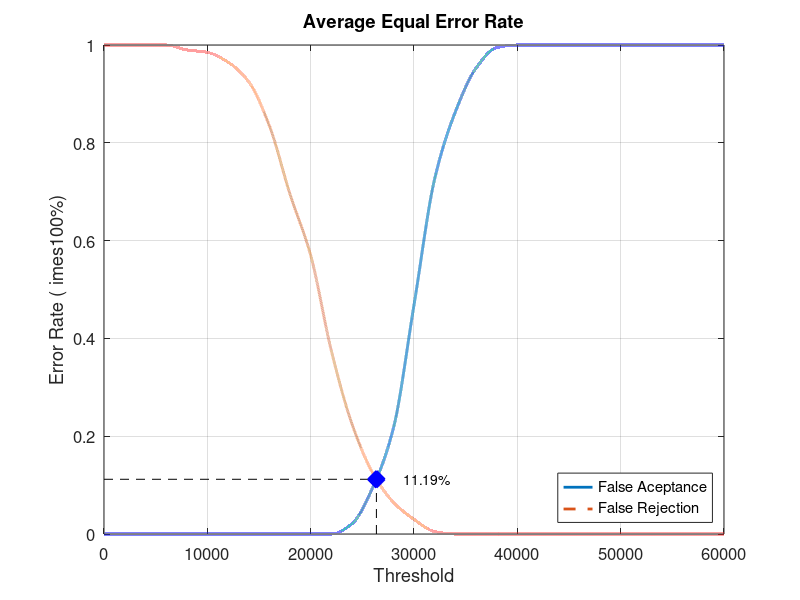
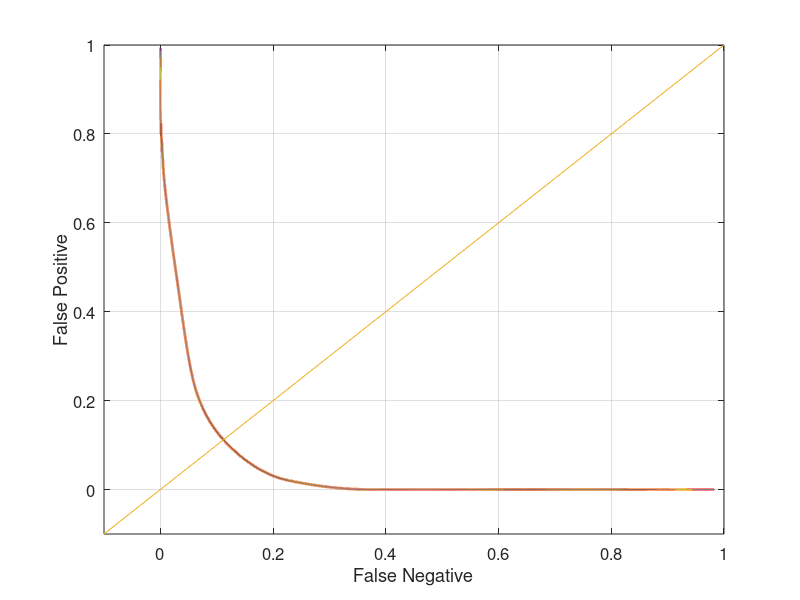

Recreate these plots in MATLAB, in order.
close all;
clear;
clc;
x = 0:2000:60000;
xq = 0:0.5:60000;

y0 = [0 0 0 0 0 0 0 0 0 0 0 0 0.0210526 0.0947368 0.215789 0.468421 0.726316 0.863158 0.952632 0.994737 1 1 1 1 1 1 1 1 1 1 1]
yy0 = interp1(x, y0, xq, 'pchip');
y1 = [1 1 1 1 0.99 0.985 0.965 0.925 0.835 0.695 0.57 0.375 0.225 0.125 0.065 0.03 0.005 0 0 0 0 0 0 0 0 0 0 0 0 0 0]
yy1 = interp1(x, y1, xq, 'pchip');

% Calculating EER: 
y2 = abs(y0 - y1);
find(y2 == min(y2))
yy2 = abs(yy0 - yy1);
xEER = find(yy2 == min(yy2));
xEERIndex = xq(xEER) % X-axis EER
yEER = yy0(xEER) % Y-axis EER

main = figure
plot(xq, yy0,'-','LineWidth', 2);	hold on
plot(xq, yy1,'--','LineWidth', 2);	hold on
plot([xEERIndex xEERIndex], [0 yEER], 'k--');	hold on
plot([0 xEERIndex], [yEER yEER], 'k--');	hold on
plot(xEERIndex, yEER, 'bx', 'LineWidth', 10);	hold on
text(xEERIndex + 10 * xEERIndex / 100, yEER, [num2str(round((10000 * yEER)) / 100) '%'])
legend('False Aceptance', 'False Rejection', 'Location', 'SouthEast')
xlabel('Threshold')
ylabel('Error Rate (	imes100%)')
title('Average Equal Error Rate')
set(gca, 'FontSize', 12)
axis([0 60000 0 1])
grid on

print(main, 'Database2_3Main', '-dpng');
FNRxFPR = figure('Color', [1 1 1]);
plot(yy1, yy0, '-', yy1, yy0, 'LineWidth', 2);
hold on
y = -0.1:0.1:1
plot(y, y); 
set(gca, 'FontSize', 12)
xlabel('False Negative')
ylabel('False Positive')
axis([-0.1 1 -0.1 1])
set(gca, 'FontSize', 12)
grid on

print(FNRxFPR, 'Database2_3FNRxFPR','-dpng');
